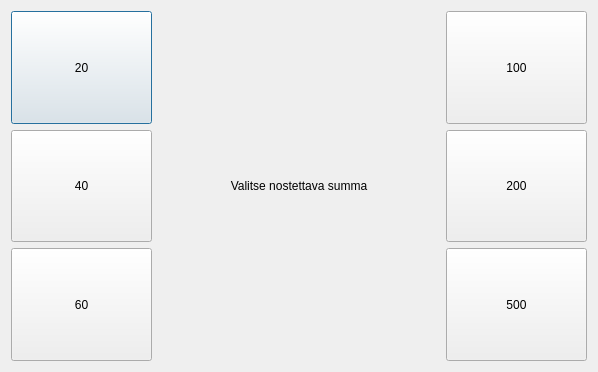
<?xml version="1.0" encoding="UTF-8"?>
<ui version="4.0">
 <class>Withdraw</class>
 <widget class="QDialog" name="Withdraw">
  <property name="geometry">
   <rect>
    <x>0</x>
    <y>0</y>
    <width>598</width>
    <height>372</height>
   </rect>
  </property>
  <property name="windowTitle">
   <string>Nosto</string>
  </property>
  <layout class="QGridLayout" name="gridLayout" columnstretch="1,2,1">
   <item row="1" column="0">
    <widget class="QPushButton" name="TwentyButton">
     <property name="sizePolicy">
      <sizepolicy hsizetype="Minimum" vsizetype="Preferred">
       <horstretch>0</horstretch>
       <verstretch>0</verstretch>
      </sizepolicy>
     </property>
     <property name="text">
      <string>20</string>
     </property>
    </widget>
   </item>
   <item row="1" column="2">
    <widget class="QPushButton" name="HundredBtn">
     <property name="sizePolicy">
      <sizepolicy hsizetype="Minimum" vsizetype="Preferred">
       <horstretch>0</horstretch>
       <verstretch>0</verstretch>
      </sizepolicy>
     </property>
     <property name="text">
      <string>100</string>
     </property>
    </widget>
   </item>
   <item row="2" column="0">
    <widget class="QPushButton" name="FortyBtn">
     <property name="sizePolicy">
      <sizepolicy hsizetype="Minimum" vsizetype="Preferred">
       <horstretch>0</horstretch>
       <verstretch>0</verstretch>
      </sizepolicy>
     </property>
     <property name="text">
      <string>40</string>
     </property>
    </widget>
   </item>
   <item row="2" column="2">
    <widget class="QPushButton" name="TwoHundredBtn">
     <property name="sizePolicy">
      <sizepolicy hsizetype="Minimum" vsizetype="Preferred">
       <horstretch>0</horstretch>
       <verstretch>0</verstretch>
      </sizepolicy>
     </property>
     <property name="text">
      <string>200</string>
     </property>
    </widget>
   </item>
   <item row="3" column="0">
    <widget class="QPushButton" name="SixtyBtn">
     <property name="sizePolicy">
      <sizepolicy hsizetype="Minimum" vsizetype="Preferred">
       <horstretch>0</horstretch>
       <verstretch>0</verstretch>
      </sizepolicy>
     </property>
     <property name="text">
      <string>60</string>
     </property>
    </widget>
   </item>
   <item row="3" column="2">
    <widget class="QPushButton" name="FiveHundredBtn">
     <property name="sizePolicy">
      <sizepolicy hsizetype="Minimum" vsizetype="Preferred">
       <horstretch>0</horstretch>
       <verstretch>0</verstretch>
      </sizepolicy>
     </property>
     <property name="text">
      <string>500</string>
     </property>
    </widget>
   </item>
   <item row="1" column="1" rowspan="3">
    <widget class="QLabel" name="Result">
     <property name="text">
      <string>Valitse nostettava summa</string>
     </property>
     <property name="alignment">
      <set>Qt::AlignCenter</set>
     </property>
    </widget>
   </item>
  </layout>
 </widget>
 <resources/>
 <connections/>
</ui>
